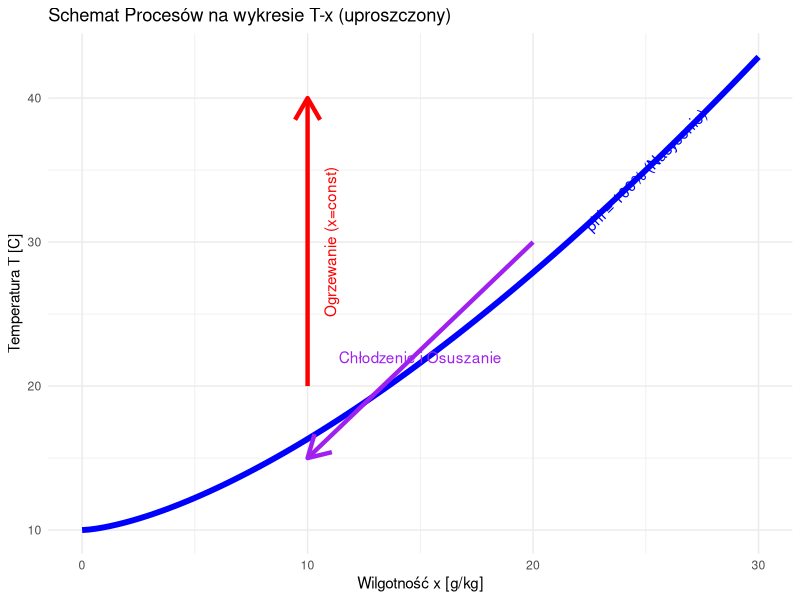

Here is the R script that generated this plot:
## ---- chunk 1
#| label: ix-diagram
#| echo: false
#| fig-width: 10
#| fig-height: 6

library(ggplot2)

# Simplified visualization of i-x chart logic
x_vals <- seq(0, 30, length.out=100) # Moisture content g/kg

# Isotherms (Simplified approximation)
t_20 <- rep(20, 100)
t_30 <- rep(30, 100)

# Saturation Line (Phi = 100%) - Exponential curve
max_x_sat <- 30
sat_curve <- data.frame(
  x = seq(0, max_x_sat, length.out=100),
  t = 10 + (seq(0, max_x_sat, length.out=100)^1.5)/5
)

ggplot() +
  # Saturation Curve
  geom_line(data=sat_curve, aes(x=x, y=t), color="blue", size=2) +
  annotate("text", x=25, y=35, label="phi = 100% (Nasycenie)", color="blue", angle=45) +
  
  # Process: Heating (Vertical Up?) No, heating is x=const, T goes up
  geom_segment(aes(x=10, y=20, xend=10, yend=40), arrow=arrow(), color="red", size=1.5) +
  annotate("text", x=11, y=30, label="Ogrzewanie (x=const)", color="red", angle=90) +
  
  # Process: Cooling with Dehumidification
  geom_segment(aes(x=20, y=30, xend=10, yend=15), arrow=arrow(), color="purple", size=1.5) +
  annotate("text", x=15, y=22, label="Chłodzenie i Osuszanie", color="purple") +
  
  labs(title="Schemat Procesów na wykresie T-x (uproszczony)", x="Wilgotność x [g/kg]", y="Temperatura T [C]") +
  theme_minimal()
